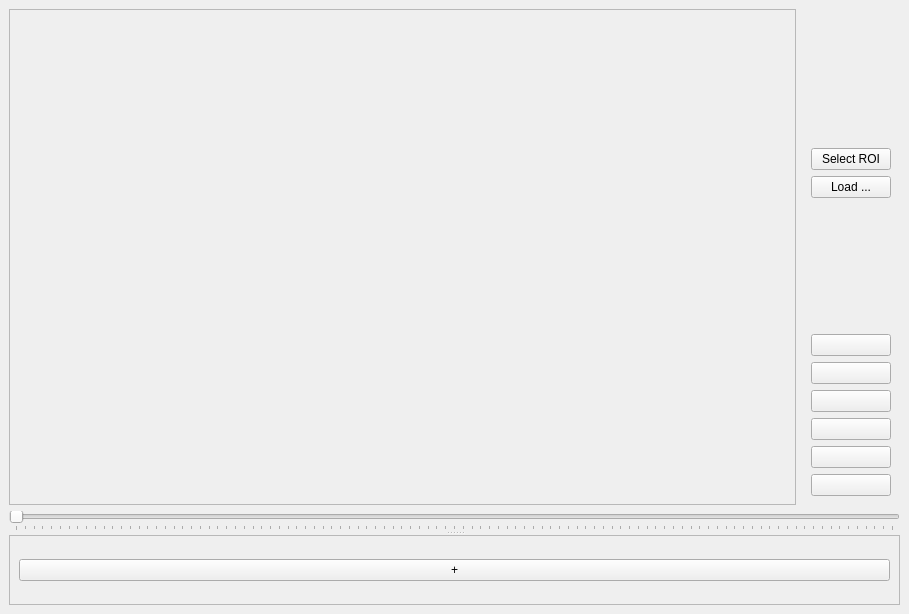
<?xml version="1.0" encoding="UTF-8"?>
<ui version="4.0">
 <class>PYVIMO</class>
 <widget class="QMainWindow" name="PYVIMO">
  <property name="geometry">
   <rect>
    <x>0</x>
    <y>0</y>
    <width>909</width>
    <height>614</height>
   </rect>
  </property>
  <property name="minimumSize">
   <size>
    <width>100</width>
    <height>100</height>
   </size>
  </property>
  <property name="windowTitle">
   <string>MainWindow</string>
  </property>
  <widget class="QWidget" name="centralwidget">
   <layout class="QVBoxLayout" name="verticalLayout_2">
    <item>
     <widget class="QSplitter" name="splitter">
      <property name="orientation">
       <enum>Qt::Vertical</enum>
      </property>
      <widget class="QWidget" name="widget" native="true">
       <property name="sizePolicy">
        <sizepolicy hsizetype="Expanding" vsizetype="Expanding">
         <horstretch>0</horstretch>
         <verstretch>0</verstretch>
        </sizepolicy>
       </property>
       <layout class="QVBoxLayout" name="verticalLayout">
        <item>
         <layout class="QHBoxLayout" name="horizontalLayout">
          <item>
           <widget class="VideoPlot" name="frame">
            <property name="sizePolicy">
             <sizepolicy hsizetype="Expanding" vsizetype="Expanding">
              <horstretch>0</horstretch>
              <verstretch>0</verstretch>
             </sizepolicy>
            </property>
            <property name="frameShape">
             <enum>QFrame::StyledPanel</enum>
            </property>
            <property name="frameShadow">
             <enum>QFrame::Raised</enum>
            </property>
           </widget>
          </item>
          <item>
           <widget class="QFrame" name="frame">
            <layout class="QVBoxLayout" name="verticalLayout_3">
             <item>
              <spacer name="verticalSpacer_2">
               <property name="orientation">
                <enum>Qt::Vertical</enum>
               </property>
               <property name="sizeHint" stdset="0">
                <size>
                 <width>20</width>
                 <height>40</height>
                </size>
               </property>
              </spacer>
             </item>
             <item>
              <widget class="QPushButton" name="select_roi">
               <property name="text">
                <string>Select ROI</string>
               </property>
              </widget>
             </item>
             <item>
              <widget class="QPushButton" name="load">
               <property name="text">
                <string>Load ...</string>
               </property>
              </widget>
             </item>
             <item>
              <spacer name="verticalSpacer">
               <property name="orientation">
                <enum>Qt::Vertical</enum>
               </property>
               <property name="sizeHint" stdset="0">
                <size>
                 <width>20</width>
                 <height>40</height>
                </size>
               </property>
              </spacer>
             </item>
             <item>
              <widget class="QPushButton" name="jump_to_end">
               <property name="text">
                <string/>
               </property>
               <property name="icon">
                <iconset>
                 <normaloff>icons/jump_to_end.png</normaloff>icons/jump_to_end.png</iconset>
               </property>
              </widget>
             </item>
             <item>
              <widget class="QPushButton" name="pushButton">
               <property name="text">
                <string/>
               </property>
               <property name="icon">
                <iconset>
                 <normaloff>icons/jump_to_start.png</normaloff>icons/jump_to_start.png</iconset>
               </property>
              </widget>
             </item>
             <item>
              <widget class="QPushButton" name="frame_back">
               <property name="text">
                <string/>
               </property>
               <property name="icon">
                <iconset>
                 <normaloff>icons/frame_back.png</normaloff>icons/frame_back.png</iconset>
               </property>
              </widget>
             </item>
             <item>
              <widget class="QPushButton" name="frame_forward">
               <property name="text">
                <string/>
               </property>
               <property name="icon">
                <iconset>
                 <normaloff>icons/frame_forward.png</normaloff>icons/frame_forward.png</iconset>
               </property>
              </widget>
             </item>
             <item>
              <widget class="QPushButton" name="stop_play">
               <property name="text">
                <string/>
               </property>
               <property name="icon">
                <iconset>
                 <normaloff>icons/stop.png</normaloff>icons/stop.png</iconset>
               </property>
              </widget>
             </item>
             <item>
              <widget class="QPushButton" name="play">
               <property name="text">
                <string/>
               </property>
               <property name="icon">
                <iconset>
                 <normaloff>icons/play.png</normaloff>icons/play.png</iconset>
               </property>
              </widget>
             </item>
            </layout>
           </widget>
          </item>
         </layout>
        </item>
        <item>
         <widget class="QSlider" name="horizontalSlider">
          <property name="maximum">
           <number>1000</number>
          </property>
          <property name="orientation">
           <enum>Qt::Horizontal</enum>
          </property>
          <property name="tickPosition">
           <enum>QSlider::TicksBelow</enum>
          </property>
         </widget>
        </item>
       </layout>
      </widget>
      <widget class="DataListView" name="scrollArea">
       <property name="widgetResizable">
        <bool>true</bool>
       </property>
       <widget class="QWidget" name="QScrollAreaContent">
        <property name="geometry">
         <rect>
          <x>0</x>
          <y>0</y>
          <width>893</width>
          <height>50</height>
         </rect>
        </property>
        <layout class="QVBoxLayout" name="verticalLayout_4">
         <item>
          <widget class="QPushButton" name="add_datadisplay">
           <property name="text">
            <string>+</string>
           </property>
          </widget>
         </item>
        </layout>
       </widget>
      </widget>
     </widget>
    </item>
   </layout>
  </widget>
  <widget class="QMenuBar" name="menubar">
   <property name="geometry">
    <rect>
     <x>0</x>
     <y>0</y>
     <width>909</width>
     <height>17</height>
    </rect>
   </property>
  </widget>
 </widget>
 <customwidgets>
  <customwidget>
   <class>VideoPlot</class>
   <extends>QFrame</extends>
   <header>videoplot.h</header>
   <container>1</container>
  </customwidget>
  <customwidget>
   <class>DataListView</class>
   <extends>QScrollArea</extends>
   <header>datalistview.h</header>
   <container>1</container>
  </customwidget>
 </customwidgets>
 <resources/>
 <connections/>
</ui>
